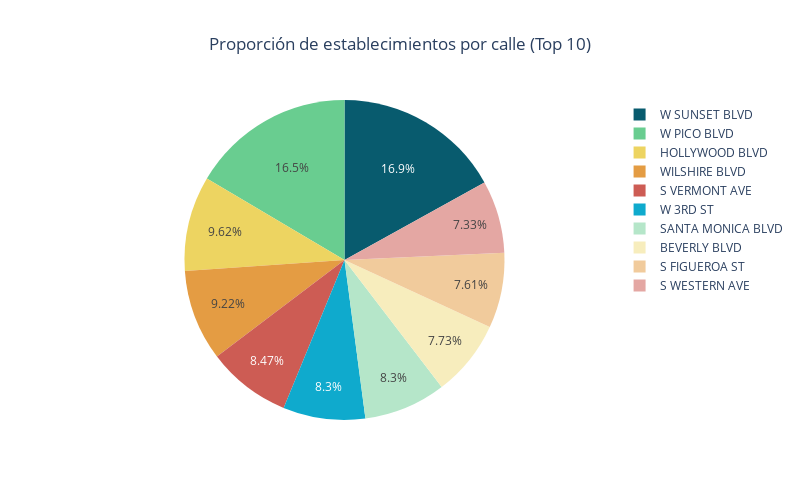

The cell this chart's notebook holds for it:
### Code cell
# Grafica de pastel con las 10 calles con mas restaurantes
fig = px.pie(values=top_streets.values,
             names=top_streets.index,
             title='Proporción de establecimientos por calle (Top 10)',
             labels={'index': 'Calle', 'values': 'Número de restaurantes'},
             width=800,
             height=500,
             color_discrete_sequence=['#085B6E', '#69CD90', '#EDD461', '#E49C43', '#CD5C54']
)
fig.update_layout(title_x=0.5)
fig.show()

### Figure 1 — Plotly figure (JSON) as saved in the notebook; plotly's stock layout.template omitted (floating-point values rounded to 4 significant figures)
{"data": [{"domain": {"x": [0, 1], "y": [0, 1]}, "hovertemplate": "label=%{label}<br>Número de restaurantes=%{value}<extra></extra>", "labels": ["W SUNSET BLVD", "W PICO BLVD", "HOLLYWOOD BLVD", "WILSHIRE BLVD", "S VERMONT AVE", "W 3RD ST", "SANTA MONICA BLVD", "BEVERLY BLVD", "S FIGUEROA ST", "S WESTERN AVE"], "legendgroup": "", "name": "", "showlegend": true, "type": "pie", "values": [296, 288, 168, 161, 148, 145, 145, 135, 133, 128]}], "layout": {"height": 500, "legend": {"tracegroupgap": 0}, "piecolorway": ["#085B6E", "#69CD90", "#EDD461", "#E49C43", "#CD5C54"], "title": {"text": "Proporción de establecimientos por calle (Top 10)", "x": 0.5}, "width": 800}}
